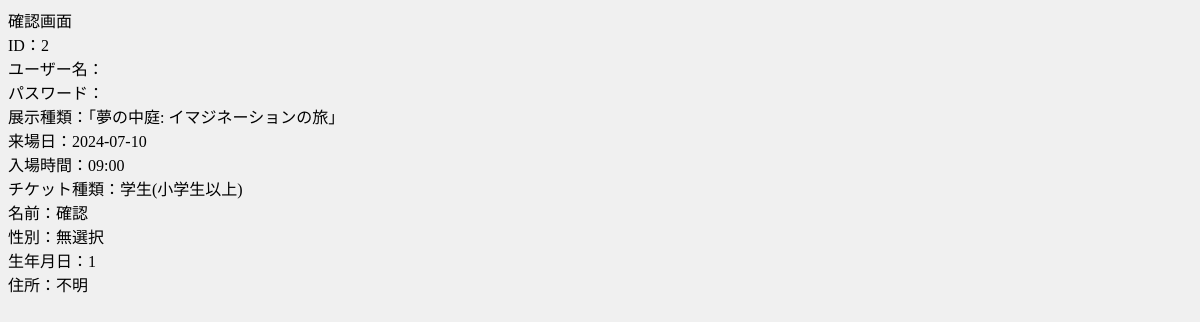
/tmpl/admin/admin_ticket/ticket_detail.php?id=2, run on an earlier commit of the app's database.
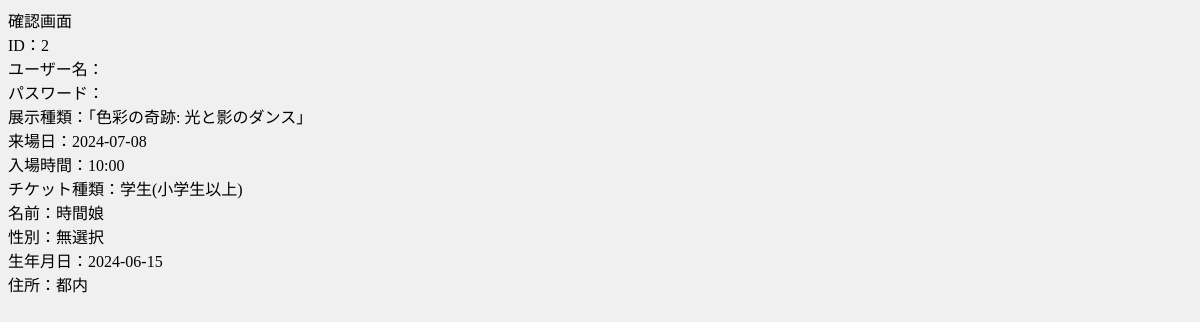
And on a later commit of the database.
### tables this page shows
CREATE TABLE `ticket` (
  `id` int(11) NOT NULL,
  `username` varchar(100) NOT NULL,
  `password` varchar(100) NOT NULL,
  `eventtype` int(11) NOT NULL,
  `dob_c` varchar(100) NOT NULL,
  `time` int(11) NOT NULL,
  `tickettype` int(11) NOT NULL,
  `name` varchar(100) NOT NULL,
  `gender` int(11) NOT NULL,
  `dob` varchar(100) NOT NULL,
  `address` int(11) NOT NULL,
  `flag` int(11) NOT NULL DEFAULT 0
);

### tmpl/admin/admin_ticket/ticket_detail.php (the view, shortened to what this page needs)
<?php
$dsn = 'mysql:host=localhost; dbname=mus; charset=utf8';
$user = 'testuser';
$pass = 'testpass';
try {
    $id = (int)$_GET["id"];
    $dbh = new PDO($dsn, $user, $pass);
    $dbh->setAttribute(PDO::ATTR_ERRMODE,PDO::ERRMODE_EXCEPTION);
    $sql = 'SELECT * FROM  ticket where id = ?';
    $stmt = $dbh->prepare($sql);
    $stmt->bindValue(1, $id, PDO::PARAM_INT);
    $stmt->execute();
    $result = $stmt->fetch(PDO::FETCH_ASSOC);
    echo "ID：" . htmlspecialchars($result["id"],ENT_QUOTES) . '<br>' . PHP_EOL;
    echo "ユーザー名：" . htmlspecialchars($result["username"],ENT_QUOTES) . '<br>' . PHP_EOL;
    echo "パスワード：" . htmlspecialchars($result["password"],ENT_QUOTES) . '<br>' . PHP_EOL;
    $eventtype = '';
        if ($result['eventtype'] == "1") {
            $eventtype = "「夢の中庭: イマジネーションの旅」";
        } else if ($result['eventtype'] == "2") {
            $eventtype = "「色彩の奇跡: 光と影のダンス」";
        } else if ($result['eventtype'] == "3") {
            $eventtype = "「交差する世界: 文化と遺産の対話」";
        } else if ($result['eventtype'] == "4") {
            $eventtype = "「人間の軌跡: 歴史と未来の交差点」";
        } else if ($result['eventtype'] == "5") {
            $eventtype = "「自然の詩: 森と水の物語」";
        } else {
            $eventtype = "不明";
        }
        echo '<td>展示種類：' . $eventtype . '</td>' . PHP_EOL;
    echo "来場日：" . htmlspecialchars($result["dob_c"],ENT_QUOTES) . '<br>' . PHP_EOL;
    $time = '';
        if ($result['time'] == "1") {
            $time = "09:00";
        } else if ($result['time'] == "2") {
            $time = "10:00";
        } else if ($result['time'] == "3") {
            $time = "11:00";
        } else if ($result['time'] == "4") {
            $time = "12:00";
        } else if ($result['time'] == "5") {
            $time = "13:00";
        } else if ($result['time'] == "6") {
            $time = "14:00";
        } else if ($result['time'] == "7") {
            $time = "15:00";
        } else if ($result['time'] == "8") {
            $time = "16:00";
        } else {
            $time = "不明";
        }
        echo '<td>入場時間：' . $time . '</td>' . PHP_EOL;
        $tickettype = '';
        if ($result['tickettype'] == "1") {
            $tickettype = "一般（65歳未満）";
        } else if ($result['tickettype'] == "2") {
            $tickettype = "学生(小学生以上)";
        } else if ($result['tickettype'] == "3") {
            $tickettype = "VIP";
        } else if ($result['tickettype'] == "4") {
            $tickettype = "その他";
        } else {
            $tickettype = "不明";
        }
        echo '<td>チケット種類：' . $tickettype . '</td>' . PHP_EOL;
    echo "名前：" . htmlspecialchars($result["name"],ENT_QUOTES) . '<br>' . PHP_EOL;
    $gender = '';
        if ($result['gender'] == "1") {
            $gender = "男性";
        } else if ($result['gender'] == "2") {
            $gender = "女性";
        } else if ($result['gender'] == "3") {
            $gender = "無選択";
        } else {
            $gender = "不明";
        }
        echo '<td>性別：' . $gender . '</td>' . PHP_EOL;
    echo "生年月日：" . htmlspecialchars($result["dob"],ENT_QUOTES) . '<br>' . PHP_EOL;
    $address = '';
        if ($result['address'] == "1") {
            $address = "都内";
        } else if ($result['address'] == "2") {
            $address = "都外";
        } else if ($result['address'] == "3") {
            $address = "その他";
        } else {
            $address = "不明";
        }
        echo '<td>住所：' . $address . '</td>' . PHP_EOL;
} catch (PDOException $e) {
    echo "エラー発生：" . htmlspecialchars($e->getMessage(), ENT_QUOTES) . '<br>';
    exit;
}
?>
<!DOCTYPE html>
<html lang="ja">
<head>
</head>
<body>
</body>
</html>

What changed in the data, as far as the page shows it:
changed ticket "学生(小学生以上)": eventtype "「夢の中庭: イマジネーションの旅」" → "「色彩の奇跡: 光と影のダンス」"; dob_c "2024-07-10" → "2024-07-08"; time "09:00" → "10:00"; name "確認" → "時間娘"; dob "1" → "2024-06-15"; address "不明" → "都内"
